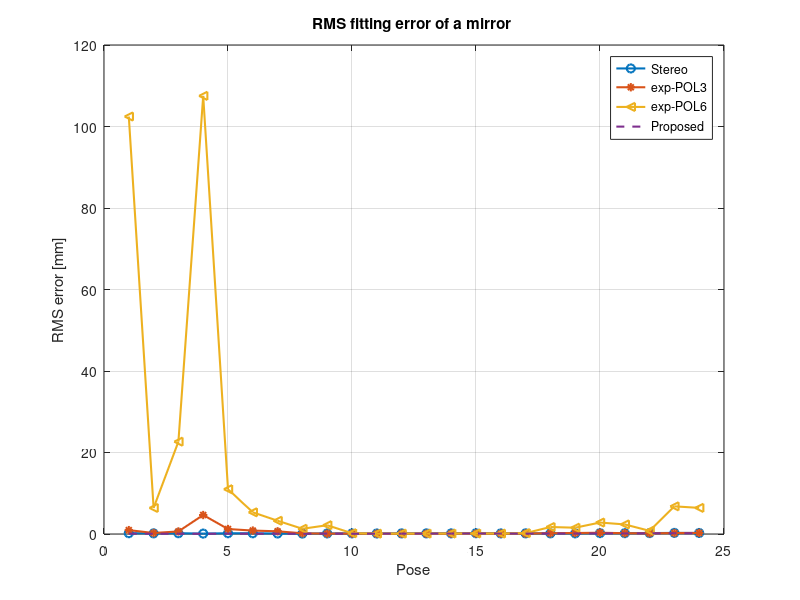

Write MATLAB code to recreate this figure. (Note: this script raises an error after producing the figure.)
aa = [0.195	0.951	102.448	0.082
0.161	0.246	6.397	0.068
0.195	0.630	22.658	0.067
0.100	4.658	107.515	0.056
0.183	1.218	10.993	0.079
0.176	0.841	5.321	0.069
0.124	0.661	3.252	0.069
0.104	0.172	1.282	0.061
0.142	0.091	2.154	0.096
0.151	0.108	0.190	0.057
0.128	0.084	0.080	0.075
0.150	0.090	0.092	0.082
0.155	0.093	0.094	0.094
0.158	0.102	0.104	0.102
0.190	0.127	0.128	0.129
0.145	0.097	0.102	0.099
0.162	0.117	0.214	0.100
0.163	0.193	1.714	0.118
0.157	0.242	1.546	0.110
0.212	0.311	2.814	0.157
0.204	0.200	2.349	0.137
0.223	0.163	0.778	0.163
0.270	0.243	6.787	0.190
0.251	0.265	6.409	0.176];


gf = figure(253); hold off

l= [         0    0.4470    0.7410
    0.8500    0.3250    0.0980
    0.9290    0.6940    0.1250
    0.4940    0.1840    0.5560];

markert = {'-o';'-*';'-<';'--';'-';'--'};


for i = 1:4
    
    plot(aa(:,i),markert{i},'LineWidth',1.5,'Color',l(i,:))
    hold on
end


grid on
xlabel('Pose')
ylabel('RMS error [mm]')
title('RMS fitting error of a mirror ')
% 
% legend('mean RMSe \phi vs X', 'max RMSe \phi vs X', ...
%        'mean RMSe \phi vs Y', 'max RMSe \phi vs Y', ...
%        'mean RMSe \phi vs Z', 'max RMSe \phi vs Z')


% legend('mean RMSe \phi(u,v) vs X(u,v)', 'max RMSe \phi(u,v) vs X(u,v)', ...
%        'mean RMSe \phi(u,v) vs Y(u,v)', 'max RMSe \phi(u,v) vs Y(u,v)', ...
%        'mean RMSe \phi(u,v) vs Z(u,v)', 'max RMSe \phi(u,v) vs Z(u,v)')

legend('Stereo', ...
       'exp-POL3', ...
       'exp-POL6', ...
       'Proposed')



gf.Children(1).FontSize = 12;
gf.Children(2).FontSize = 14;
